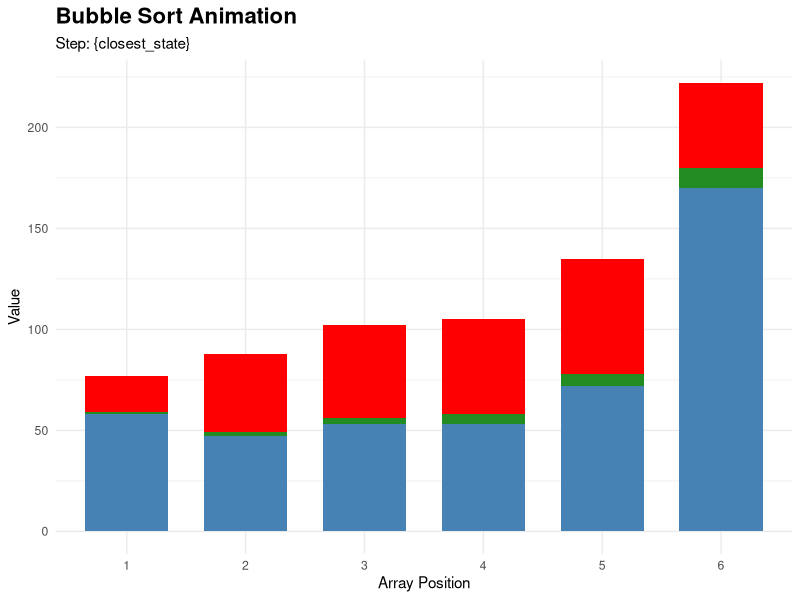

The R source for this figure: (Note: this script raises an error after producing the figure.)
## ---- chunk 1
#| echo: false
#| warning: false
#| message: false
#| fig-align: center
#| fig-alt: "A gif animation of a simple bubble sort being done on 6 bar barplot"

library(ggplot2)
library(gganimate)
library(dplyr)

set.seed(203)
# Set an initial vector with 6 bars
initial_vector <- sample(1:10, 6)

# Set bubble sort as a function
bubble <- function(arr) {
  n <- length(arr)
  swap <- TRUE
  
  # FIX: Change 'step_count' to 'step' so it matches the rest of your code
  step <- 0 
  
  # Set up a dataframe that holds all previous images together
  history <- data.frame()
  
  # Start from step 0 and initialize it
  history <- rbind(history, data.frame(
    Step = step,
    Index = 1:n,
    Value = arr,
    Status = "Normal"
  ))
  
  # While the swap is true, keep incrementing
  while (swap) {
    swap <- FALSE
    
    for (i in 1:(n - 1)) {
      step <- step + 1
      
      # Generate image during comparison
      frame_data <- data.frame(
        Step = step,
        Index = 1:n,
        Value = arr,
        Status = ifelse(1:n %in% c(i, i + 1), "Comparing", "Normal")
      )
      # Save it to history
      history <- rbind(history, frame_data)
      
      # If we detect a swap
      if (arr[i] > arr[i + 1]) {
        # Swap the elements
        temp <- arr[i]
        arr[i] <- arr[i + 1]
        arr[i + 1] <- temp
        swap <- TRUE
      }
    }
  }
  
  # Check the finished state
  step <- step + 1
  history <- rbind(history, data.frame(
    Step = step,
    Index = 1:n,
    Value = arr,
    Status = "Finished"
  ))
  
  return(history)
}

# Run the history tracker
sorting_data <- bubble(initial_vector)

# 3. Create the ggplot object
p <- ggplot(sorting_data, aes(x = factor(Index), y = Value, fill = Status)) +
  geom_bar(stat = "identity", width = 0.7) +
  scale_fill_manual(values = c("Normal" = "steelblue", "Comparing" = "red", "Finished" = "forestgreen")) +
  labs(
    title = "Bubble Sort Animation",
    subtitle = "Step: {closest_state}",
    x = "Array Position", 
    y = "Value"
  ) +
  theme_minimal() +
  theme(legend.position = "none", plot.title = element_text(size = 16, face = "bold"))

# 4. Animate across the 'Step' variable
anim <- p + transition_states(Step, transition_length = 1, state_length = 2)

# 5. Render and save the file to your working directory
gif1 <- animate(anim, nframes = max(sorting_data$Step) * 2, fps = 3, renderer = gifski_renderer("sorting_visualizer.gif"))

knitr::include_graphics("sorting_visualizer.gif")
